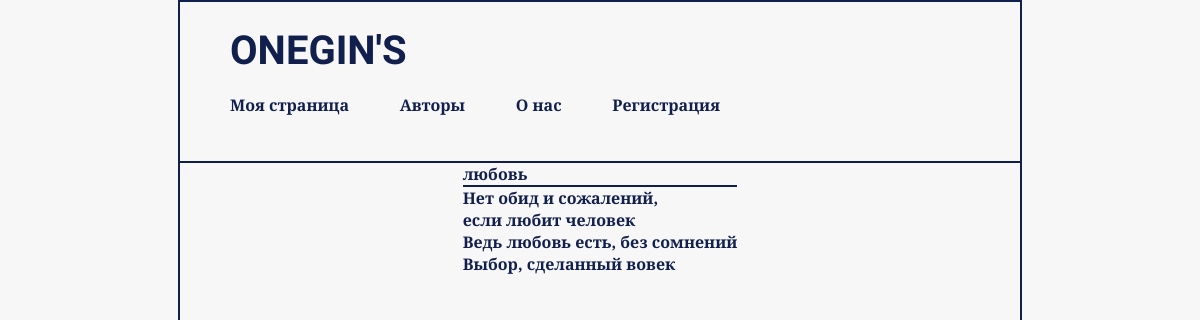
Page /profile/5d8d055d-5afd-4caa-97ca-1ac828844555 (signed in) on the earlier database version.
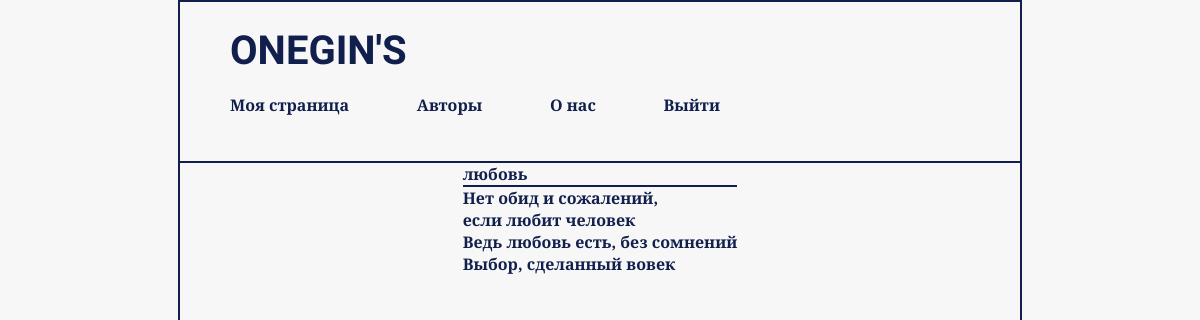
Same page on the later database version.
### tables this page shows
CREATE TABLE header_menu(
    id integer PRIMARY KEY AUTOINCREMENT,
    title text NOT NULL,
    url text NOT NULL 
);

CREATE TABLE "writings" (
	"id"	integer,
	"user_id"	INTEGER,
	"title"	text NOT NULL,
	"text"	text NOT NULL,
	"url"	text NOT NULL,
	"time"	integer NOT NULL,
	PRIMARY KEY("id" AUTOINCREMENT)
);

### poetry_site.py (the view)
@app.route("/profile/<writing_url>")
@login_required
def showWriting(writing_url):
    title, writing = dBase.getWriting(writing_url)
    writing = writing.replace("\n","<br>")
    print(writing)
    if not title:
        abort(404)
    return render_template('writing.html', menu = dBase.getMenu(), title = title, writing = writing)

### UserLogin.py (called while the page is built)
    def fromDB(self, user_id, db):
        self.__user = db.getUser(user_id)
        return self

### poetryDataBase.py (called while the page is built)
    def getMenu(self):
        sql = "SELECT * FROM header_menu"
        try:
            self.__cur.execute(sql)
            res = self.__cur.fetchall()
            if res:
                return res
        except sq.Error as e:
            print("Ошибка чтения ДБ")
        return []

    def getUser(self, user_id):
        try:
            self.__cur.execute(f"SELECT * FROM users WHERE id = {user_id} LIMIT 1")
            res = self.__cur.fetchone()
            if not res:
                print("Пользователь не найден")
                return False
            return res
        except sq.Error as e:
            print("Ошибка соединения с БД " + str(e))
        return False

    def getWriting(self, writing_url):
        try:
            self.__cur.execute(f"SELECT title, text FROM writings WHERE url = '{writing_url}' LIMIT 1")
            res = self.__cur.fetchone()
            if res:
                return res
        except sq.Error as e:
            print("Ошибка получения записи из БД " + str(e))
        return (False,False)

### poetry_site.py (called while the page is built)
@login_manager.user_loader
def load_user(user_id):
    print("load user")
    return UserLogin().fromDB(user_id,dBase)

def connect_db():
    conn = sq.connect(app.config["DATABASE"])
    conn.row_factory = sq.Row
    return conn

def get_db():
    if not hasattr(g, "link_db"):
        g.link_db = connect_db()
    return g.link_db

@app.before_request # подключаемся к базе данных перед каждым запросом
def before_request():
    global dBase
    db = get_db()
    dBase = poetryDataBase(db)

### templates/writing.html
{%extends 'main.html'%}
{%block content%}
{{super()}}
<hr>
<div class = "writing">
    <div>
        <p>{{title}}</p>
        <hr>
        <p>{{writing|safe}}</p>
    </div>
</div>
{%endblock%}

### templates/main.html (shortened to what this page needs)
<!DOCTYPE html>
<html lang="en">
<head>
    <link rel="stylesheet" href="/static/css/main.css">
</head>
<body>
    {%block content%}
    <header>
        <p><a class="header_title" href="{{url_for('main')}}">ONEGIN'S</a></p>
        {%block header_menu%}
        <div>
            <ul class="header_menu_list">
                {%for i in menu%}
                    {%if i.title == "Авторизация" and current_user.is_authenticated%}
                        <li><a href="{{url_for('logout')}}">Выйти</a></li>
                    {%elif i.title == 'Авторизация' and title == 'Регистрация'%}
                        <li><a href="{{url_for('login')}}">Авторизация</a></li>
                    {%elif i.title == 'Авторизация'%}
                        <li><a href="{{url_for('registration')}}">Регистрация</a></li>
                    {%else%}
                        <li><a href="{{i.url}}">{{i.title}}</a></li>
                    {%endif%}
                {%endfor%}
            </ul>
        </div>
        {%endblock header_menu%}
    </header>
    {%endblock%}
</body>
</html>

### static/css/main.css (style rules this page uses)
* { padding: 0; margin: 0; }
html { font-size: 16px; padding: 0; margin: 0; height: 100%; width: 100%; background-color: #f7f7f7; }
body { margin: auto; height: 100%; width: 70%; align-self: center; border: 2px solid #111f4d; font-family: 'Merriweather', serif; font-weight: 800; color: #111f4d; }
header { margin: 25px 50px; }
a { text-decoration: none; color: #111f4d; }
.header_menu_list li { transition: all .2s ease; }
.header_title { font-family: 'Yeseva One', cursive; font-size: 2.5rem; }
.header_menu_list { list-style-type: none; display: flex; justify-content: space-between; align-items: center; padding: 20px 250px 20px 0px; }
.header_menu_list a { font-size: 1rem; }
hr { border: 1px solid #111f4d; background-color: #111f4d; }
.writing { display: flex; justify-content: center; }

Differences in the rows shown:
changed header_menu (number 4 of 4 on the later page): url "/registration" → "/login" (drawn); title "Регистрация" → (not shown); now shows "Выйти"
